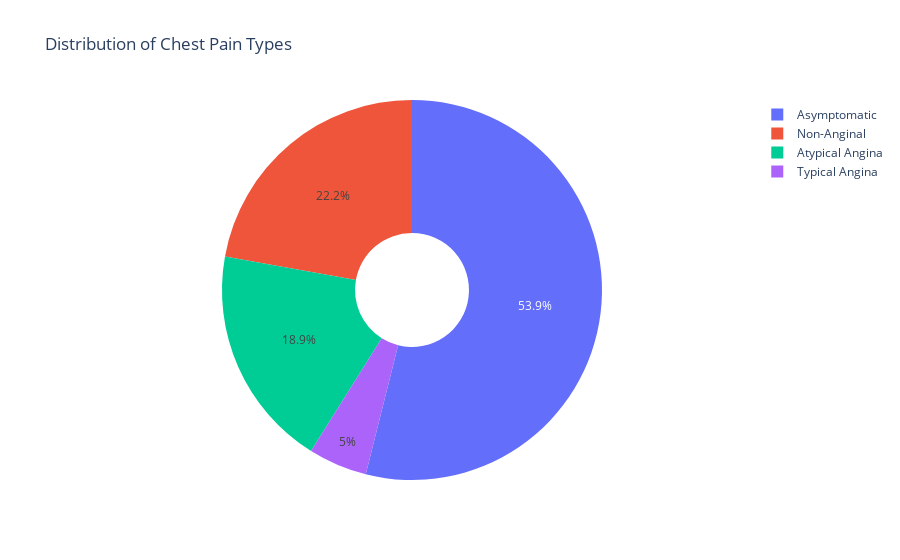

Notebook source saved alongside this figure:
### Code cell
# Data for chest pain types
labels = ["Asymptomatic", "Non-Anginal", "Atypical Angina", "Typical Angina"]
values = [496, 204, 174, 46]

# Create pie chart
fig = px.pie(names=labels, values=values, title="Distribution of Chest Pain Types", hole=0.3)

# Show figure
fig.show()

### Figure 1 — Plotly figure (JSON) as saved in the notebook; plotly's stock layout.template omitted (floating-point values rounded to 4 significant figures)
{"data": [{"domain": {"x": [0, 1], "y": [0, 1]}, "hole": 0.3, "hovertemplate": "label=%{label}<br>value=%{value}<extra></extra>", "labels": ["Asymptomatic", "Non-Anginal", "Atypical Angina", "Typical Angina"], "legendgroup": "", "name": "", "showlegend": true, "type": "pie", "values": [496, 204, 174, 46]}], "layout": {"legend": {"tracegroupgap": 0}, "title": {"text": "Distribution of Chest Pain Types"}}}
